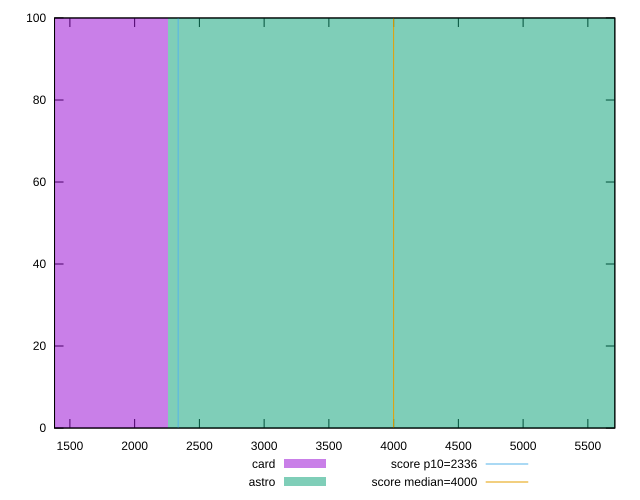

gnuplot code for this plot:
reset

$card <<EOF
0 100
EOF

$astro <<EOF
4521.118378549463 100
EOF

set key outside below
set boxwidth 4521.118378549463
set xrange [1381.3253999999997:5708.268000000001]
set yrange [0:100]
set trange [0:100]
set style fill transparent solid 0.5 noborder

set parametric
set terminal svg size 640, 500 enhanced background rgb 'white'
set output "reports/report_00031_2021-02-24T23-18-18.084Z/first-meaningful-paint/comparison/histogram/2_vs_3.svg"

plot $card title "card" with boxes, \
     $astro title "astro" with boxes, \
     2336,t title "score p10=2336", \
     4000,t title "score median=4000"

reset
